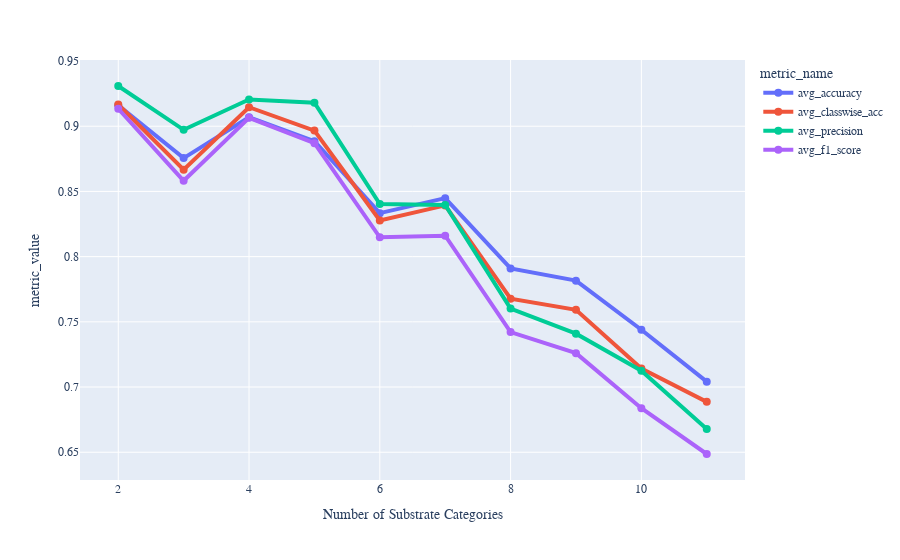

The cell this chart's notebook holds for it:
### Code cell
fig = px.line(melt_best, x="num_substrates", y="metric_value", color='metric_name', 
              markers=True, 
#               title="Plot of classification metrics for the most accurate model in each number of high level substrates category", 
             labels={
                     "num_substrates": "Number of Substrate Categories",
                     "avg_accuracy": "Average Accuracy",
                     "feature_method": "Feature Extraction Method"
                 })
fig.update_traces(line=dict(width=4), marker=dict(size=8))
fig.write_html("best_model_in_each.html")
fig.update_yaxes(tickfont_family="Arial Black", title_font_family="Arial Black")
fig.update_xaxes(tickfont_family="Arial Black", title_font_family="Arial Black")
fig.update_layout(
    font_family="Arial Black",
#     font_color="blue",
    title_font_family="Arial Black")
#     title_font_color="red",
#     legend_title_font_color="green"
fig.show()

### Figure 1 — Plotly figure (JSON) as saved in the notebook; plotly's stock layout.template omitted (floating-point values rounded to 4 significant figures)
{"data": [{"hovertemplate": "metric_name=avg_accuracy<br>Number of Substrate Categories=%{x}<br>metric_value=%{y}<extra></extra>", "legendgroup": "avg_accuracy", "line": {"color": "#636efa", "dash": "solid", "width": 4}, "marker": {"size": 8, "symbol": "circle"}, "mode": "lines+markers", "name": "avg_accuracy", "orientation": "v", "showlegend": true, "type": "scatter", "x": [2, 3, 4, 5, 6, 7, 8, 9, 10, 11], "xaxis": "x", "y": [0.9161, 0.8756, 0.9068, 0.8885, 0.8333, 0.8449, 0.7909, 0.7816, 0.7439, 0.7042], "yaxis": "y"}, {"hovertemplate": "metric_name=avg_classwise_acc<br>Number of Substrate Categories=%{x}<br>metric_value=%{y}<extra></extra>", "legendgroup": "avg_classwise_acc", "line": {"color": "#EF553B", "dash": "solid", "width": 4}, "marker": {"size": 8, "symbol": "circle"}, "mode": "lines+markers", "name": "avg_classwise_acc", "orientation": "v", "showlegend": true, "type": "scatter", "x": [2, 3, 4, 5, 6, 7, 8, 9, 10, 11], "xaxis": "x", "y": [0.9167, 0.8667, 0.9146, 0.8967, 0.8278, 0.8393, 0.7677, 0.7593, 0.7142, 0.6886], "yaxis": "y"}, {"hovertemplate": "metric_name=avg_precision<br>Number of Substrate Categories=%{x}<br>metric_value=%{y}<extra></extra>", "legendgroup": "avg_precision", "line": {"color": "#00cc96", "dash": "solid", "width": 4}, "marker": {"size": 8, "symbol": "circle"}, "mode": "lines+markers", "name": "avg_precision", "orientation": "v", "showlegend": true, "type": "scatter", "x": [2, 3, 4, 5, 6, 7, 8, 9, 10, 11], "xaxis": "x", "y": [0.9308, 0.8972, 0.9205, 0.918, 0.8404, 0.8396, 0.7602, 0.7409, 0.7125, 0.6679], "yaxis": "y"}, {"hovertemplate": "metric_name=avg_f1_score<br>Number of Substrate Categories=%{x}<br>metric_value=%{y}<extra></extra>", "legendgroup": "avg_f1_score", "line": {"color": "#ab63fa", "dash": "solid", "width": 4}, "marker": {"size": 8, "symbol": "circle"}, "mode": "lines+markers", "name": "avg_f1_score", "orientation": "v", "showlegend": true, "type": "scatter", "x": [2, 3, 4, 5, 6, 7, 8, 9, 10, 11], "xaxis": "x", "y": [0.9134, 0.8581, 0.9065, 0.887, 0.8148, 0.816, 0.7422, 0.726, 0.6837, 0.6487], "yaxis": "y"}], "layout": {"font": {"family": "Arial Black"}, "legend": {"title": {"text": "metric_name"}, "tracegroupgap": 0}, "margin": {"t": 60}, "title": {"font": {"family": "Arial Black"}}, "xaxis": {"anchor": "y", "domain": [0, 1], "tickfont": {"family": "Arial Black"}, "title": {"font": {"family": "Arial Black"}, "text": "Number of Substrate Categories"}}, "yaxis": {"anchor": "x", "domain": [0, 1], "tickfont": {"family": "Arial Black"}, "title": {"font": {"family": "Arial Black"}, "text": "metric_value"}}}}
